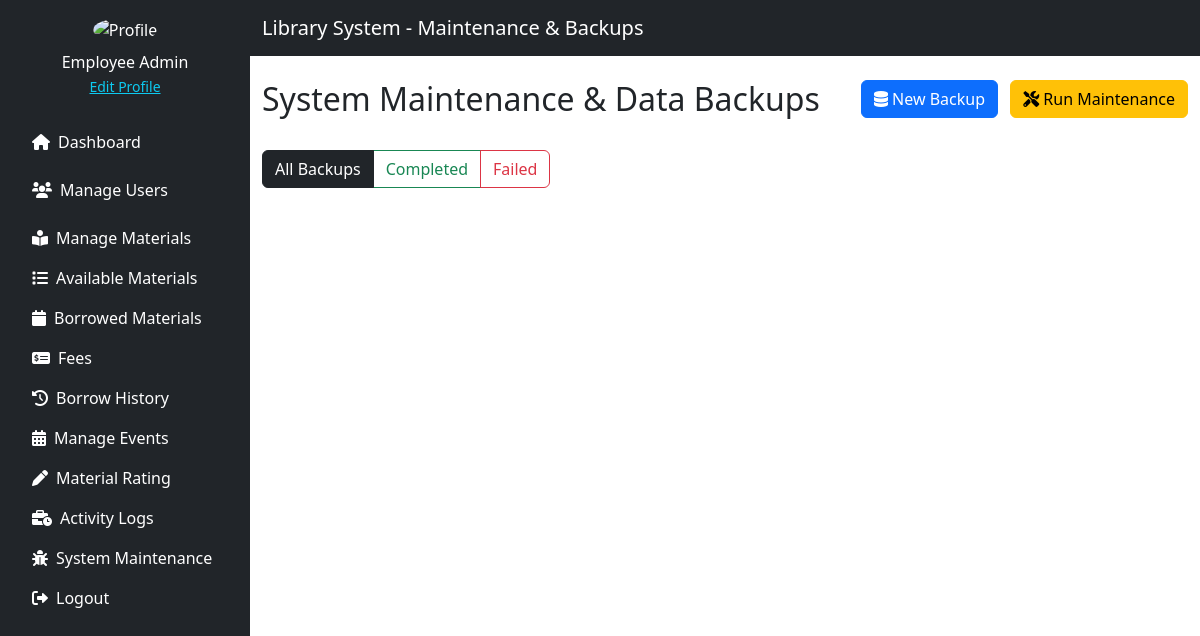
/source/employee/system_maintenance.php (signed in), run on an earlier commit of the app's database.
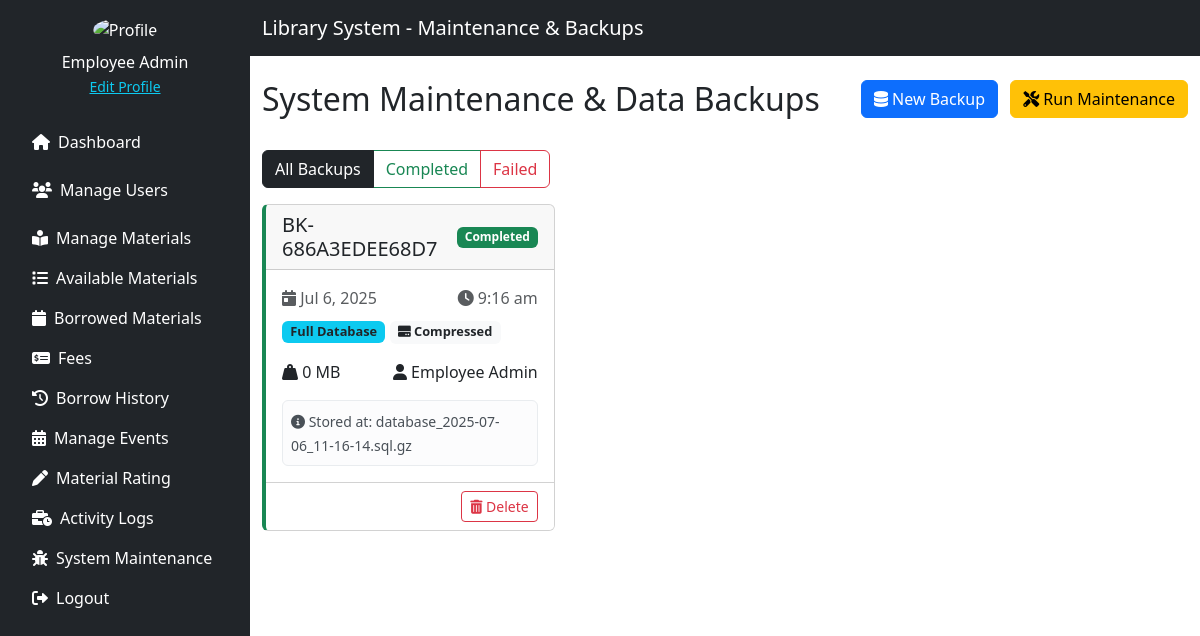
And on a later commit of the database.
### tables this page shows
CREATE TABLE `backup_history` (
  `id` int(11) NOT NULL,
  `backup_id` varchar(50) NOT NULL,
  `backup_type` varchar(50) NOT NULL,
  `file_path` varchar(255) NOT NULL,
  `file_size` decimal(10,2) NOT NULL,
  `status` varchar(20) NOT NULL DEFAULT 'Completed',
  `initiated_by` int(11) DEFAULT NULL,
  `created_at` timestamp NOT NULL DEFAULT current_timestamp()
);

### source/employee/system_maintenance.php (the view, shortened to what the changed rows need)
<?php
include '../../config/db_conn.php';
function getBackupHistory($pdo, $filter = 'all') {
    $query = "SELECT bh.*,
              CONCAT(e.first_name, ' ', COALESCE(e.middle_name, ''), ' ', e.last_name) AS initiated_by_name
              FROM backup_history bh
              LEFT JOIN employees e ON bh.initiated_by = e.employee_id";
    if ($filter !== 'all') {
        $query .= " WHERE bh.status = ?";
        $stmt = $pdo->prepare($query);
        $stmt->execute([$filter]);
    } else {
        $stmt = $pdo->prepare($query);
        $stmt->execute();
    }
    return $stmt->fetchAll(PDO::FETCH_ASSOC);
}
$filter = $_GET['filter'] ?? 'all';
$backups = getBackupHistory($pdo, $filter);
?>
<!DOCTYPE html>
<html lang="en">
<head>
    <link href="https://cdn.jsdelivr.net/npm/bootstrap@5.3.3/dist/css/bootstrap.min.css" rel="stylesheet">
    <link href="https://cdnjs.cloudflare.com/ajax/libs/font-awesome/6.0.0/css/all.min.css" rel="stylesheet">
</head>
<body>
<div class="d-flex">
    <div class="flex-grow-1">
        <div class="container mt-4">
            <div class="d-flex justify-content-between mb-4">
                <h2>System Maintenance & Data Backups</h2>
            </div>
            <div class="row row-cols-1 row-cols-md-2 row-cols-lg-3 g-4">
                <?php foreach ($backups as $backup):
                    $statusClass = strtolower(str_replace(' ', '-', $backup['status']));
                    $backupDate = date('Y-m-d H:i:s', strtotime($backup['created_at']));
                ?>
                    <div class="col">
                        <div class="card h-100 backup-card <?= $statusClass ?>">
                            <div class="card-header d-flex justify-content-between align-items-center">
                                <h5 class="card-title mb-0"><?= htmlspecialchars($backup['backup_id']) ?></h5>
                                <span class="badge bg-<?= $statusClass === 'completed' ? 'success' : 'danger' ?>">
                                    <?= htmlspecialchars($backup['status']) ?>
                                </span>
                            </div>
                            <div class="card-body">
                                <div class="d-flex justify-content-between mb-2">
                                    <span class="text-muted"><i class="fas fa-calendar-day"></i> <?= date('M j, Y', strtotime($backupDate)) ?></span>
                                    <span class="text-muted"><i class="fas fa-clock"></i> <?= date('g:i a', strtotime($backupDate)) ?></span>
                                </div>
                                <div class="mb-3">
                                    <span class="badge backup-type-badge bg-info text-dark"><?= htmlspecialchars($backup['backup_type']) ?></span>
                                    <span class="badge backup-type-badge bg-light text-dark">
                                        <i class="fas fa-hdd"></i> <?= pathinfo($backup['file_path'], PATHINFO_EXTENSION) === 'gz' ? 'Compressed' : 'Uncompressed' ?>
                                    </span>
                                </div>
                                <div class="mb-3">
                                    <div class="d-flex justify-content-between">
                                        <span><i class="fas fa-weight-hanging"></i> <?= round($backup['file_size'], 2) ?> MB</span>
                                        <span><i class="fas fa-user"></i> <?= htmlspecialchars($backup['initiated_by_name'] ?? 'System') ?></span>
                                    </div>
                                </div>
                                <div class="alert alert-light p-2 mb-0">
                                    <small><i class="fas fa-info-circle"></i> Stored at: <?= htmlspecialchars(basename($backup['file_path'])) ?></small>
                                </div>
                            </div>
                            <div class="card-footer bg-white">
                                <div class="d-flex justify-content-end">
                                    <button class="btn btn-sm btn-outline-danger" data-bs-toggle="modal" data-bs-target="#deleteBackupModal"
                                        data-backup-id="<?= htmlspecialchars($backup['backup_id']) ?>"
                                        data-backup-date="<?= date('M j, Y', strtotime($backupDate)) ?>">
                                        <i class="fas fa-trash-alt"></i> Delete
                                    </button>
                                </div>
                            </div>
                        </div>
                    </div>
                <?php endforeach; ?>
            </div>
        </div>
    </div>
</div>
</body>
</html>

What changed in the data, as far as the page shows it:
added backup_history: backup "BK-686A3EDEE68D7", status "Completed", created_at "Jul 6, 2025", created_at "9:16 am", backup_type "Full Database", shows "Compressed", file_size "0", initiated_by_name "Employee Admin", file_path "database_2025-07-06_11-16-14.sql.gz"
